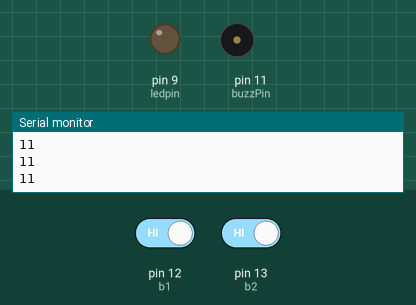
This sketch was run on a simulated Arduino Uno, built with avr-gcc and run on an emulated ATmega328P. Shown: output pins drawn as LEDs (lit = HIGH), buzzer (waves = sounding, pin HIGH), the last lines printed to the serial monitor. The test bench sets the inputs (shaded band); at power-on: pin 12 (b1) HIGH, pin 13 (b2) HIGH.

Above: at 1.2 s.
1.3 s: pin 12 (b1) driven LOW
At 2.32 s:
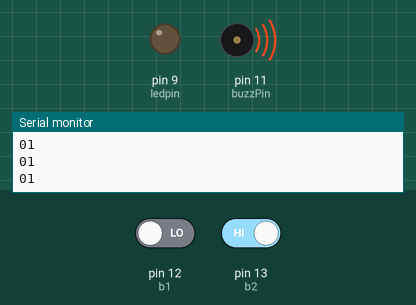
4.3 s: pin 13 (b2) driven LOW
At 4.42 s:
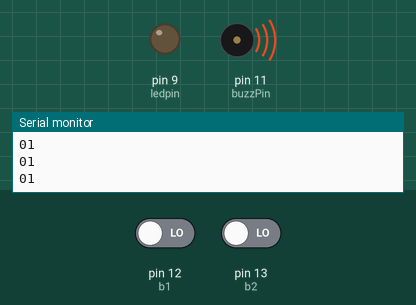
5.8 s: pin 13 (b2) driven HIGH
At 6.08 s:
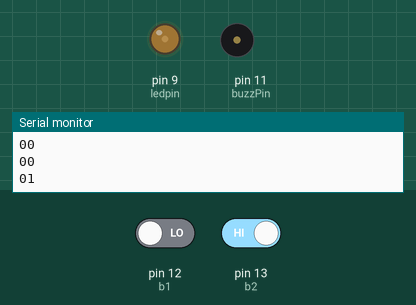
8.8 s: pin 12 (b1) driven HIGH
At 10.3 s:
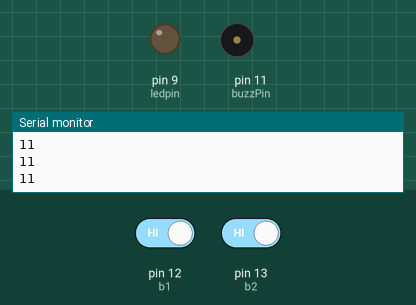
Timing chart, 0 to 11.3 s (numbered marks = the images above; inputs shaded):
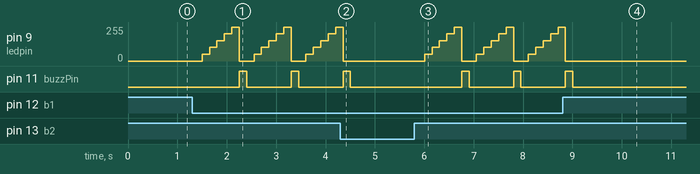

The sketch:

dimmableledbutton.ino
```cpp
int b1 = 12;
int b1Val;
int b2 = 13;
int b2Val;
int ledpin = 9;
int volta=0;
int dela = 150;
int buzzPin= 11;

void setup() {
  // put your setup code here, to run once:
 pinMode(b1,INPUT);
 pinMode(b2,INPUT);
 pinMode(ledpin,OUTPUT);
 pinMode(buzzPin,OUTPUT);
 Serial.begin(9600);

}

void loop() {
  // put your main code here, to run repeatedly:
  // MAX VOLTAGE = 255
 b1Val = digitalRead(b1);
 b2Val = digitalRead(b2);
 delay(dela);

if (b1Val == 0){
   volta = volta+51;
}
if(b2Val == 0){
  volta = volta - 51;
}
Serial.print(b1Val);
Serial.println(b2Val);


if (volta >= 0 && volta <= 255){
  analogWrite(ledpin,volta);
  }

 if ( volta > 255){
   analogWrite(ledpin,0);
   digitalWrite(buzzPin,HIGH);
   delay(dela);
   digitalWrite(buzzPin,LOW);
   volta = 0;

 }
 if (volta < 0 ){
   analogWrite(ledpin,0);
   digitalWrite(buzzPin,HIGH);
   delay(dela);
   digitalWrite(buzzPin,LOW);
   volta = 255;

 }

}
```

Measured:
- after the input at 1.3 s, pin 9 (ledpin): 0/255 → 51/255 after 0.20 s, then repeats every 1.1 s: 102/255 0.15 s, 153/255 0.15 s, 204/255 0.15 s, 255/255 0.15 s, 0/255 0.30 s, 51/255 0.15 s; pin 11 (buzzPin): alternates HIGH for 0.15 s and LOW for 0.90 s, starting after 0.95 s
- after the input at 4.3 s, pin 9 (ledpin): goes on until 4.4 s, then stays 0/255; pin 11 (buzzPin): goes on until 4.5 s, then stays LOW
- after the input at 5.8 s, pin 9 (ledpin): 0/255 → 51/255 after 0.21 s, then repeats every 1.1 s: 102/255 0.15 s, 153/255 0.15 s, 204/255 0.15 s, 255/255 0.15 s, 0/255 0.30 s, 51/255 0.15 s; pin 11 (buzzPin): alternates HIGH for 0.15 s and LOW for 0.90 s, starting after 0.96 s
- after the input at 8.8 s, pin 9 (ledpin): goes on until 8.9 s, then stays 0/255; pin 11 (buzzPin): goes on until 9.0 s, then stays LOW
